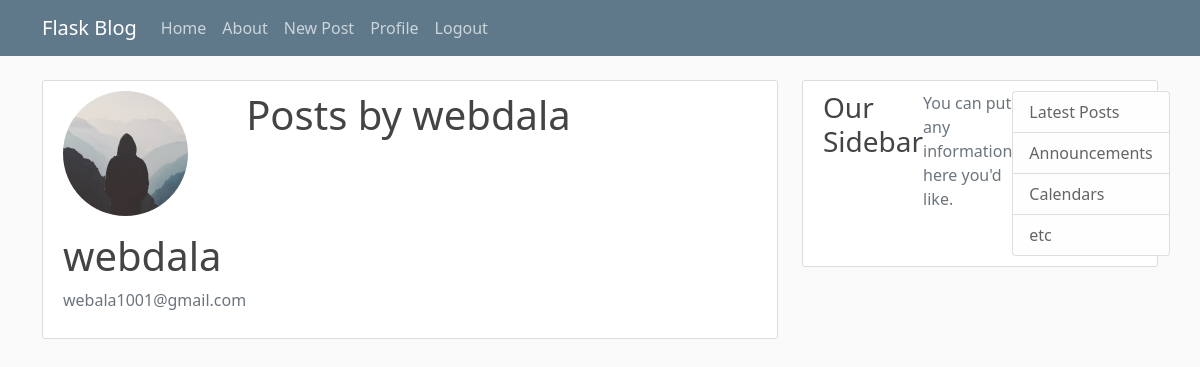
The page /account/webdala (signed in) on the database as committed earlier.
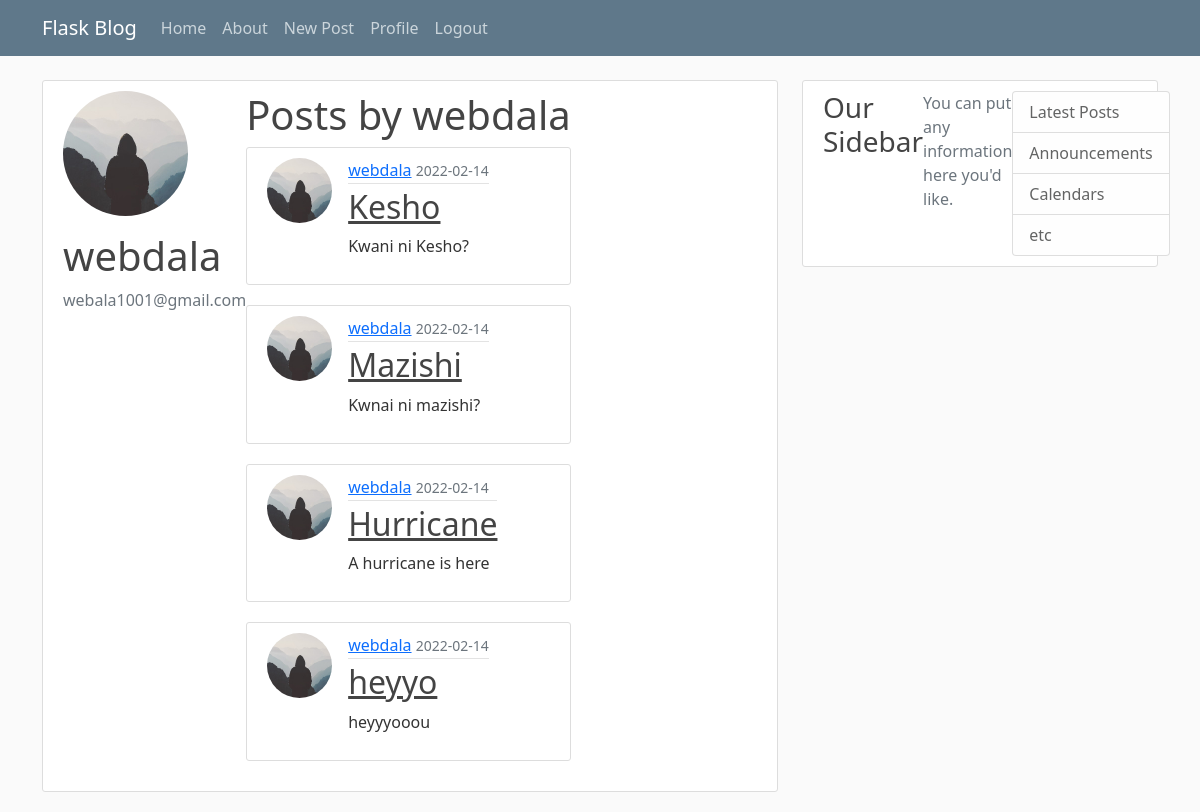
The same page on the database as committed later.
### flaskblog/posts/models.py (models this page shows, shortened)
class Post(db.Model):
    id = db.Column(db.Integer, primary_key=True)
    title = db.Column(db.String(100), nullable=False)
    date_posted = db.Column(db.DateTime, nullable=False, default=datetime.utcnow)
    content = db.Column(db.Text, nullable=False)
    user_id = db.Column(db.Integer, db.ForeignKey('user.id'), nullable=False)

### flaskblog/users/models.py (models this page shows, shortened)
class User(db.Model, UserMixin):
    id = db.Column(db.Integer, primary_key=True)
    username = db.Column(db.String(20), unique=True, nullable=False)
    email = db.Column(db.String(120), unique=True, nullable=False)
    image_file = db.Column(db.String(20), nullable=False, default='default.jpg')
    password = db.Column(db.String(60), nullable=False)
    posts = db.relationship('Post', backref='author', lazy=True)

### flaskblog/users/routes.py (the view)
@users.route('/account/<username>', methods=['POST', 'GET'])
@login_required
def account(username):
    user = User.query.filter_by(username=username).first_or_404()
    image_file = url_for('static', filename='profile_pics/{}'.format(user.image_file))
    posts = Post.query.order_by(Post.date_posted.desc()).filter_by(author=user)
    if user == current_user:
        form = UpdateAccountForm()
        if form.validate_on_submit():
            if form.picture.data:
                picture_file = save_picture(form.picture.data)
                current_user.image_file = picture_file
            current_user.username = form.username.data
            current_user.email = form.email.data
            db.session.commit()
            flash('Your account has been updated', 'success')
            return redirect(url_for('users.account', username=user.username)) # Because of post get redirect pattern (Prevent resubmission of data)
        elif request.method == 'GET': #populate form with current user data
            form.username.data = current_user.username
            form.email.data = current_user.email
    else:
        form = None
    return render_template('account.html', image_file=image_file, form=form, posts=posts, user=user)

### flaskblog/users/models.py (called while the page is built)
@login_manager.user_loader
def load_user(user_id): # loads the currend user using user id stored in session
    return User.query.get(int(user_id))

### flaskblog/templates/account.html (shortened to what this page needs)
{% extends 'layout.html' %}
{% block content %}
<div class="content-section">
    <div class="media">
      <img class="rounded-circle account-img" src="{{image_file}}">
      <div class="media-body">
        <h2 class="account-heading">{{user.username}}</h2>
        <p class="text-secondary">{{user.email}}</p>
      </div>
    </div>
    <div class="'ml-4">
        <div>
            <h1>Posts by {{user.username}} </h1>
        </div>
        {% for post in posts %}
        <article class="media content-section">
          <div>
            <img src="{{ url_for('static', filename='profile_pics/' + post.author.image_file) }}" alt="profile-pic" class="rounded-circle article-img">
          </div>
          <div class="media-body">
            <div class="article-metadata">
              <a class="mr-2" href="#">{{ post.author.username }}</a>
              <small class="text-muted">{{ post.date_posted.strftime('%Y-%m-%d') }}</small>
            </div>
            <h2><a class="article-title" href="{{ url_for('posts.post', post_id=post.id) }}">{{ post.title }}</a></h2>
            <p class="article-content">{{ post.content }}</p>
          </div>
        </article>
        {% endfor %}
    </div>
  </div>
{% endblock %}

Rows that differ between the two databases and show on the page:
added Post: image_file (placeholder picture), author.username "webdala", date_posted "2022-02-14", title "Kesho", content "Kwani ni Kesho?"
added Post: image_file (placeholder picture), author.username "webdala", date_posted "2022-02-14", title "Mazishi", content "Kwnai ni mazishi?"
added Post: image_file (placeholder picture), author.username "webdala", date_posted "2022-02-14", title "Hurricane", content "A hurricane is here"
added Post: image_file (placeholder picture), author.username "webdala", date_posted "2022-02-14", title "heyyo", content "heyyyooou"
